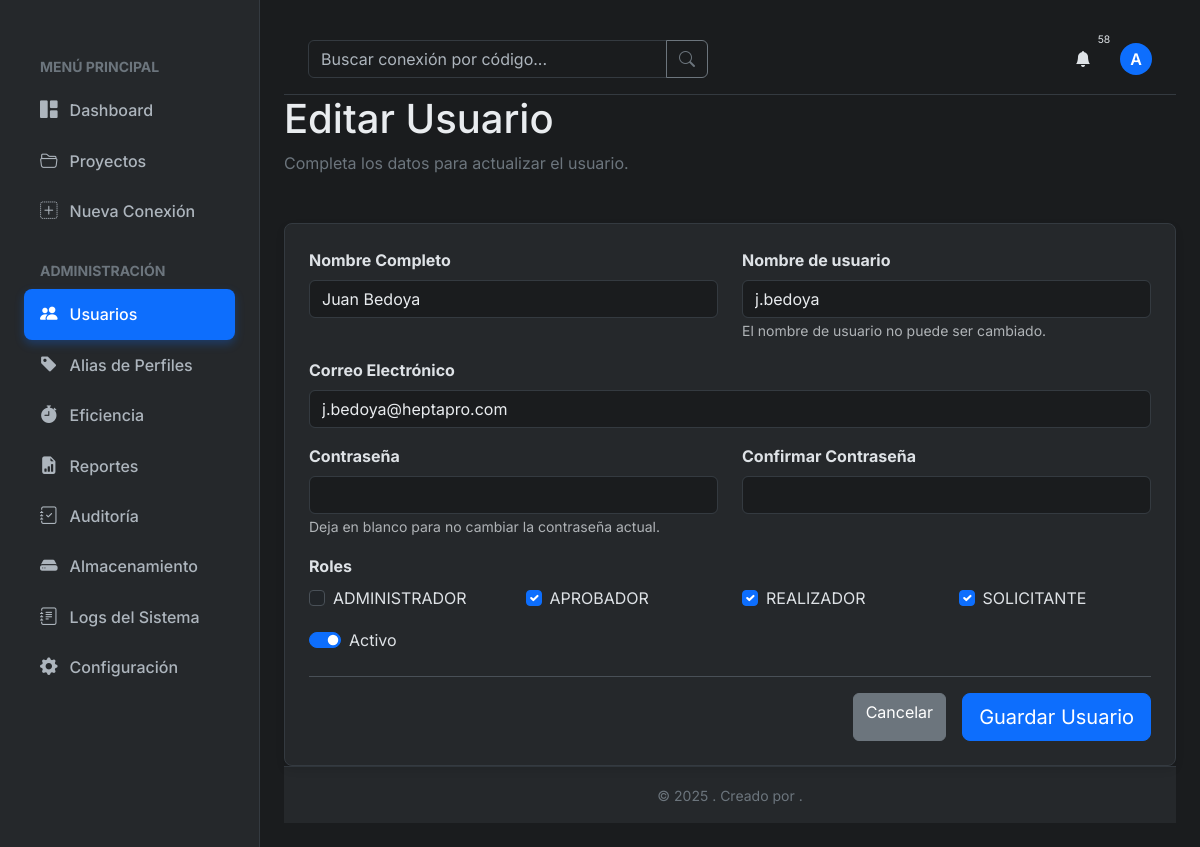
The app's page /admin/usuarios/4/editar (signed in) with its own data.
### tables this page shows
CREATE TABLE usuarios (
  id INTEGER PRIMARY KEY AUTOINCREMENT,      -- Identificador único para cada usuario.
  username TEXT NOT NULL UNIQUE,             -- Nombre de usuario para el login, debe ser único.
  nombre_completo TEXT NOT NULL,             -- Nombre completo del usuario para mostrar en la interfaz.
  email TEXT NOT NULL UNIQUE,                -- Correo electrónico, debe ser único.
  password_hash TEXT NOT NULL,               -- Contraseña hasheada para almacenamiento seguro.
  activo BOOLEAN NOT NULL DEFAULT 1,         -- Indica si la cuenta está activa (1) o desactivada (0).
  fecha_creacion TIMESTAMP NOT NULL DEFAULT CURRENT_TIMESTAMP -- Fecha y hora de creación de la cuenta.
);

CREATE TABLE roles (
  id INTEGER PRIMARY KEY AUTOINCREMENT,      -- Identificador único para cada rol.
  nombre TEXT NOT NULL UNIQUE                -- Nombre del rol (ej: 'ADMINISTRADOR').
);

### routes/admin.py (the view)
@admin_bp.route('/usuarios/<int:usuario_id>/editar', methods=['GET', 'POST'])
@roles_required('ADMINISTRADOR')
def editar_usuario(usuario_id):
    db = get_db()
    usuario = db.execute('SELECT * FROM usuarios WHERE id = ?', (usuario_id,)).fetchone()
    if not usuario:
        abort(404)
    form = UserForm(obj=usuario, original_username=usuario['username'], original_email=usuario['email'])
    all_roles = db.execute('SELECT nombre FROM roles ORDER BY nombre').fetchall()
    form.roles.choices = [(r['nombre'], r['nombre']) for r in all_roles]
    if form.validate_on_submit():
        old_data = dict(usuario)
        db.execute(
            'UPDATE usuarios SET username = ?, nombre_completo = ?, email = ?, activo = ? WHERE id = ?',
            (form.username.data, form.nombre_completo.data, form.email.data, form.activo.data, usuario_id)
        )
        changes = {}
        if form.username.data != old_data['username']:
            changes['username'] = {'old': old_data['username'], 'new': form.username.data}
        if form.nombre_completo.data != old_data['nombre_completo']:
            changes['nombre_completo'] = {'old': old_data['nombre_completo'], 'new': form.nombre_completo.data}
        if form.email.data != old_data['email']:
            changes['email'] = {'old': old_data['email'], 'new': form.email.data}
        if form.activo.data != old_data['activo']:
            changes['activo'] = {'old': old_data['activo'], 'new': form.activo.data}
        if form.password.data:
            db.execute('UPDATE usuarios SET password_hash = ? WHERE id = ?', (generate_password_hash(form.password.data), usuario_id))
            changes['password'] = 'changed'
        current_roles_query = db.execute('SELECT r.nombre FROM roles r JOIN usuario_roles ur ON r.id = ur.rol_id WHERE ur.usuario_id = ?', (usuario_id,)).fetchall()
        current_roles = set([row['nombre'] for row in current_roles_query])
        new_roles = set(form.roles.data)
        if current_roles != new_roles:
            changes['roles'] = {'old': list(current_roles), 'new': list(new_roles)}
            db.execute('DELETE FROM usuario_roles WHERE usuario_id = ?', (usuario_id,))
            for rol_nombre in new_roles:
                rol_id = db.execute('SELECT id FROM roles WHERE nombre = ?', (rol_nombre,)).fetchone()['id']
                db.execute('INSERT INTO usuario_roles (usuario_id, rol_id) VALUES (?, ?)', (usuario_id, rol_id))
        db.commit()
        if changes:
            log_action('EDITAR_USUARIO', g.user['id'], 'usuarios', usuario_id,
                       f"Usuario '{old_data['username']}' editado. Cambios: {json.dumps(changes)}.")
        current_app.logger.info(f"Admin '{g.user['username']}' editó al usuario '{form.username.data}'.")
        flash('Usuario actualizado con éxito.', 'success')
        return redirect(url_for('admin.listar_usuarios'))
    elif request.method == 'GET':
        form.username.data = usuario['username']
        form.nombre_completo.data = usuario['nombre_completo']
        form.email.data = usuario['email']
        form.activo.data = usuario['activo']
        user_roles_query = db.execute('SELECT r.nombre FROM roles r JOIN usuario_roles ur ON r.id = ur.rol_id WHERE ur.usuario_id = ?', (usuario_id,)).fetchall()
        form.roles.data = [row['nombre'] for row in user_roles_query]
    return render_template('admin/usuario_form.html', form=form, usuario=usuario, titulo="Editar Usuario")

### templates/admin/usuario_form.html (shortened to what this page needs)
{% extends "base.html" %}
{% block content %}
<div class="page-header">
    <div>
        <h1>{{ titulo }}</h1>
        <p class="text-secondary">Completa los datos para {{ 'crear un nuevo' if not usuario else 'actualizar el' }} usuario.</p>
    </div>
</div>
<div class="card">
    <div class="card-body p-4">
        <form method="POST" action="" novalidate>
            <div class="row">
                <div class="col-md-6 mb-3">
                    {{ form.nombre_completo.label(class="form-label fw-bold") }}
                    {{ form.nombre_completo(class="form-control" + (" is-invalid" if form.nombre_completo.errors else "")) }}
                </div>
                <div class="col-md-6 mb-3">
                    {{ form.username.label(class="form-label fw-bold") }}
                    {{ form.username(class="form-control" + (" is-invalid" if form.username.errors else ""), readonly=true if usuario else false) }}
                    {% if usuario %}
                    <small class="form-text text-muted">El nombre de usuario no puede ser cambiado.</small>
                    {% endif %}
                </div>
            </div>
            <div class="mb-3">
                {{ form.email.label(class="form-label fw-bold") }}
                {{ form.email(class="form-control" + (" is-invalid" if form.email.errors else "")) }}
            </div>
            <div class="row">
                <div class="col-md-6 mb-3">
                    {{ form.password.label(class="form-label fw-bold") }}
                    {{ form.password(class="form-control" + (" is-invalid" if form.password.errors else "")) }}
                    <small class="form-text text-muted">
                        {% if usuario %}
                            Deja en blanco para no cambiar la contraseña actual.
                        {% else %}
                            Mínimo 6 caracteres.
                        {% endif %}
                    </small>
                </div>
                <div class="col-md-6 mb-3">
                    {{ form.confirm_password.label(class="form-label fw-bold") }}
                    {{ form.confirm_password(class="form-control" + (" is-invalid" if form.confirm_password.errors else "")) }}
                </div>
            </div>
            <div class="mb-3">
                {{ form.roles.label(class="form-label fw-bold") }}
                <div class="row">
                    {% for subfield in form.roles %}
                    <div class="col-md-3">
                        <div class="form-check">
                            {{ subfield(class="form-check-input") }}
                            {{ subfield.label(class="form-check-label") }}
                        </div>
                    </div>
                    {% endfor %}
                </div>
            </div>
            <div class="mb-4 form-check form-switch">
                {{ form.activo(class="form-check-input") }}
                {{ form.activo.label(class="form-check-label", for=form.activo.id) }}
            </div>
            <div class="d-flex justify-content-end border-top pt-3 mt-4">
                <a href="{{ url_for('admin.listar_usuarios') }}" class="btn btn-secondary me-3">Cancelar</a>
                {{ form.submit(class="btn btn-primary btn-lg") }}
            </div>
        </form>
    </div>
</div>
{% endblock %}

### templates/base.html (shortened to what this page needs)
<!DOCTYPE html>
<html lang="es" data-bs-theme="{{ theme }}">
<head>
    <link href="https://cdn.jsdelivr.net/npm/bootstrap-icons@1.11.3/font/bootstrap-icons.min.css" rel="stylesheet">
    <link href="https://cdn.jsdelivr.net/npm/bootstrap@5.3.3/dist/css/bootstrap.min.css" rel="stylesheet">
    <link rel="stylesheet" href="{{ url_for('static', filename='css/style.css') }}">
</head>
<body >
    <div class="app-container">
        <aside class="sidebar" id="sidebar">
            <nav class="sidebar-nav">
                <ul>
                    <li class="text-secondary text-uppercase small fw-bold px-3 mb-2">Menú Principal</li>
                    <li><a href="{{ url_for('main.dashboard') }}" class="{{ 'active' if 'main.dashboard' == request.endpoint }}"><i class="bi bi-grid-1x2-fill"></i> Dashboard</a></li>
                    <li><a href="{{ url_for('proyectos.listar_proyectos') }}" class="{{ 'active' if request.blueprint == 'proyectos' }}"><i class="bi bi-folder2-open"></i> Proyectos</a></li>
                    <li><a href="{{ url_for('main.catalogo') }}" class="{{ 'active' if 'main.catalogo' == request.endpoint or 'conexiones.crear_conexion_form' == request.endpoint }}"><i class="bi bi-plus-square-dotted"></i> Nueva Conexión</a></li>
                </ul>
                {% set user_roles = session.get('user_roles', []) %}
                {% set is_admin = 'ADMINISTRADOR' in user_roles %}
                {% set can_view_general_admin = is_admin or 'APROBADOR' in user_roles or 'REALIZADOR' in user_roles or 'SOLICITANTE' in user_roles %}
                {% if is_admin or can_view_general_admin %}
                <ul class="mt-4">
                    <li class="text-secondary text-uppercase small fw-bold px-3 mb-2">Administración</li>
                    {% if is_admin %}
                    <li><a href="{{ url_for('admin.listar_usuarios') }}" class="{{ 'active' if 'usuario' in request.endpoint or 'permisos' in request.endpoint }}"><i class="bi bi-people-fill"></i> Usuarios</a></li>
                    {% endif %}
                    {% if can_view_general_admin %}
                    <li><a href="{{ url_for('admin.gestionar_alias') }}" class="{{ 'active' if 'alias' in request.endpoint }}"><i class="bi bi-tag-fill"></i> Alias de Perfiles</a></li>
                    {% endif %}
                    {% if is_admin %}
                    <li><a href="{{ url_for('admin.eficiencia') }}" class="{{ 'active' if 'eficiencia' in request.endpoint }}"><i class="bi bi-stopwatch-fill"></i> Eficiencia</a></li>
                    {% endif %}
                    {% if can_view_general_admin %}
                    <li><a href="{{ url_for('admin.listar_reportes') }}" class="{{ 'active' if request.endpoint in ['admin.listar_reportes', 'admin.nuevo_reporte', 'admin.editar_reporte'] }}"><i class="bi bi-file-earmark-bar-graph-fill"></i> Reportes</a></li>
                    {% endif %}
                    {% if is_admin %}
                    <li><a href="{{ url_for('admin.ver_auditoria') }}" class=" {{ 'active' if 'auditoria' in request.endpoint }}"><i class="bi bi-journal-check"></i> Auditoría</a></li>
                    {% endif %}
                    {% if can_view_general_admin %}
                    <li><a href="{{ url_for('admin.storage_management') }}" class="{{ 'active' if 'storage' in request.endpoint }}"><i class="bi bi-hdd-fill"></i> Almacenamiento</a></li>
                    {% endif %}
                    {% if is_admin %}
                    <li><a href="{{ url_for('admin.logs') }}" class="{{ 'active' if 'logs' in request.endpoint }}"><i class="bi bi-journal-text"></i> Logs del Sistema</a></li>
                    <li><a href="{{ url_for('admin.configuracion') }}" class="{{ 'active' if 'configuracion' in request.endpoint }}"><i class="bi bi-gear-fill"></i> Configuración</a></li>
                    {% endif %}
                </ul>
                {% endif %}
            </nav>
        </aside>
        <main class="main-content">
            <header class="main-header">
                <form action="{{ url_for('main.buscar') }}" method="get" class="search-form">
                    <div class="input-group">
                        <input type="search" name="q" class="form-control" placeholder="Buscar conexión por código..." value="{{ request.args.get('q', '') }}">
                        <button class="btn btn-outline-secondary" type="submit" aria-label="Buscar"><i class="bi bi-search"></i></button>
                    </div>
                </form>
                <div class="header-actions">
                    <div class="dropdown">
                        <button class="btn btn-icon" type="button" id="notification-bell" data-bs-toggle="dropdown" aria-expanded="false" aria-label="Notificaciones">
                            <i class="bi bi-bell-fill"></i>
                            {% if g.user and g.notifications|length > 0 %}
                            <span class="notification-badge">{{ g.notifications|length }}</span>
                            {% endif %}
                        </button>
                    </div>
                    <div class="dropdown">
                        <a href="#" class="d-flex align-items-center text-decoration-none" id="dropdownUser" data-bs-toggle="dropdown" aria-expanded="false" aria-label="Menú de usuario">
                            <div class="avatar-placeholder-sm">{{ g.user.nombre_completo[0]|upper if g.user else '?' }}</div>
                        </a>
                    </div>
                </div>
            </header>
            <div class="content-wrapper">
                {% block content %}{% endblock %}
            </div>
            <footer class="main-footer mt-auto py-3 text-center text-secondary">
                <div class="container">
                    <small>&copy; {{ datetime.now().year }} {{ g.nombre_empresa|e }}. Creado por {{ g.creador|e }}.</small>
                </div>
            </footer>
        </main>
    </div>
</body>
</html>

### records on screen
usuarios: user "A"
usuarios: nombre_completo "Juan Bedoya", username "j.bedoya", email "j.bedoya@heptapro.com", activo "☑"
roles: label "APROBADOR"
roles: label "REALIZADOR"
roles: label "SOLICITANTE"

### other values on screen
{{ g.notifications|length }} "58"
{{ titulo }} "Editar Usuario"
{{ 'crear un nuevo' if not usuario else 'actualizar el' }} "actualizar el"
{{ subfield.label(class="form-check-label") }} "ADMINISTRADOR"
